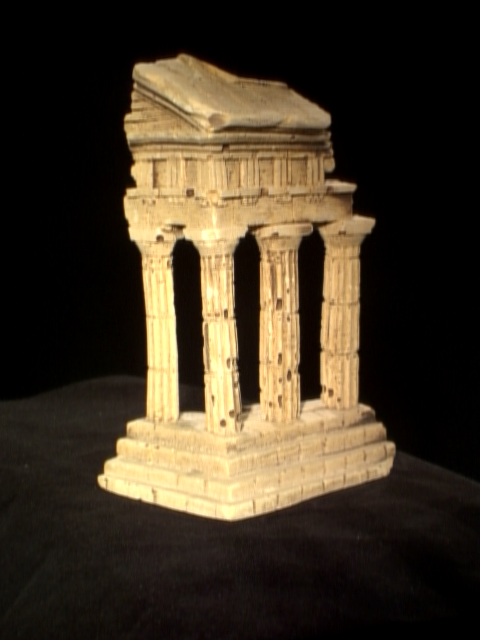
%> input picture 3D Reconstruction/3D_recon_project_package/data/im1.png, 480 x 640 px
$ octave testTempleCoords.m   (GNU Octave 9; MATLAB toolbox functions it lacks are replaced by stand-ins)
%> lines starting %> are read from the running program, lines starting %| are printed output that depends on the picture; long printed decimals are rounded
### 3D Reconstruction/3D_recon_project_package/matlab/eightpoint.m
function F = eightpoint(pts1, pts2, M)
% eightpoint:
%   pts1 - Nx2 matrix of (x,y) coordinates
%   pts2 - Nx2 matrix of (x,y) coordinates
%   M    - max (imwidth, imheight)

% Q2.1 - Todo:
%     Implement the eightpoint algorithm
%     Generate a matrix F from correspondence '../data/some_corresp.mat'

pts_len = size(pts1, 1);

%disp(pts1);

pts1 = [pts1 ones(pts_len, 1)]; % 3rd element set to 1 -> append 1 to each element
pts2 = [pts2 ones(pts_len, 1)];

T = [1/M,0,0;
    0,1/M,0;
    0,0,1;];

pts1 = pts1 * T';
pts2 = pts2 * T';

% Eight-point algo
A = zeros(pts_len, 9); % Matrix A with the product of each pair of corresponding points from pts1 and pts2
for i = 1:3
    for j = 1:3
        column = ((i-1)*3)+j;
        A(:, column) = pts1(:, i, :).*pts2(:, j, :);
    end
end

[~,~,V] = svd(A); % Single-value decomposition
F = reshape(V(:, end), [3,3]);

[U,D,V] = svd(F);
D(end, end) = 0;
F = U * D * V';

F = refineF(F, pts1, pts2); % Refine using local minimization

F = T' * F * T;

### 3D Reconstruction/3D_recon_project_package/matlab/refineF.m
%function F = refineF(F,pts1,pts2)
% Non-linear refinement of fundamental matrix using simplex
% pts1 and pts2 are Nx2 matrices, first row of pts1 being
% x coordinate from first image, second row of pts1 being
% y coordinate from first image
function F = refineF(F,pts1,pts2)

X=[pts1(:,1) pts2(:,1)];
Y=[pts1(:,2) pts2(:,2)];
initF = F;

%do the minimization
minF = fminsearch (@svd_distance, initF, ...
                   optimset ('MaxFunEvals', 10000, ...
                             'MaxIter', 100000, ....
                             'Algorithm', 'levenberg-marquardt'), ...
                   X, Y);


F = rank2F(minF);


function d = svd_distance (F, X, Y)

F = rank2F(F);

homogPoints = [X(:,1), Y(:,1), ones(size(X,1),1)];
homogPointsp = [X(:,2), Y(:,2), ones(size(X,1),1)];

FX = F * homogPoints';
FTXp = F' * homogPointsp';

for i = 1:size(X,1),
    Fxi = FX(:,i);
    FTxpi = FTXp(:,i);
    dist(i) = (homogPointsp(i,:)*Fxi)^2 * ((1/(Fxi(1)^2 + Fxi(2)^2)) + (1/(FTxpi(1)^2 + FTxpi(2)^2)));
end;

d = sum(dist);


function F2 = rank2F (F)

[UF, WF, VF] = svd(F);

WF(3,3) = 0;
F2 = UF * WF * VF';

### 3D Reconstruction/3D_recon_project_package/matlab/epipolarCorrespondence.m
function [pts2] = epipolarCorrespondence(im1, im2, F, pts1)
% epipolarCorrespondence:
%   Args:
%       im1:    Image 1
%       im2:    Image 2
%       F:      Fundamental Matrix from im1 to im2
%       pts1:   coordinates of points in image 1
%   Returns:
%       pts2:   coordinates of points in image 2
%

% Conversion of images to grayscale to optimize matching
im1 = rgb2gray(im1);
im2 = rgb2gray(im2);

min_dist = 1e12; % Initialize minimum distance to a very large number.

pts_len = size(pts1, 1);
pts1 = [pts1 ones(pts_len, 1)];
pts1 = pts1';

line = F * pts1; % Calculate the epipolar lines using F
line = line / -line(2); % Calculation point of line 2

pts1 = round(pts1); % Convert points from float to integer since we need integers for indices

% Iterate over a small window of points around the epipolar line intersection with
% the horizontal line passing through the first point, in the second image.
patch_1  = im1((pts1(2)-3):(pts1(2)+3), (pts1(1)-3):(pts1(1)+3), :);

X_1 = max(0, pts1(1)-10);
X_2 = min(size(im1, 2), pts1(1)+10);

pts2 = [pts1(1), line(1) * pts1(1) + line(3)];

% For each point in the window, calculate the distance to the patch centered at the point in the first image.
for i = X_1:X_2
    pt2 = round([i, line(1) * i + line(3), 1]);
    try
        patch_2 =  im2((pt2(2)-3):(pt2(2)+3), (pt2(1)-3):(pt2(1)+3));
        dist = sqrt(sum((patch_2 - patch_1).^ 2, 'all'));
        if dist < min_dist
            min_dist = dist;
            pts2 = [pt2(1), pt2(2)]; % Store the coordinates of the point with the smallest distance.
        end
    catch
    end
end

### 3D Reconstruction/3D_recon_project_package/matlab/camera2.m
function [M2s] = camera2(E)
[U,S,V] = svd(E);
m = (S(1,1)+S(2,2))/2;
E = U*[m,0,0;0,m,0;0,0,0]*V';
[U,~,V] = svd(E);
W = [0,-1,0;1,0,0;0,0,1];

% Make sure we return rotation matrices with det(R) == 1
if (det(U*W*V')<0)
    W = -W;
end

M2s = zeros(3,4,4);
M2s(:,:,1) = [U*W*V',U(:,3)./max(abs(U(:,3)))];
M2s(:,:,2) = [U*W*V',-U(:,3)./max(abs(U(:,3)))];
M2s(:,:,3) = [U*W'*V',U(:,3)./max(abs(U(:,3)))];
M2s(:,:,4) = [U*W'*V',-U(:,3)./max(abs(U(:,3)))];
end

### 3D Reconstruction/3D_recon_project_package/matlab/essentialMatrix.m
function E = essentialMatrix(F, K1, K2)
% essentialMatrix computes the essential matrix
%   Args:
%       F:  Fundamental Matrix
%       K1: Camera Matrix 1
%       K2: Camera Matrix 2
%
%   Returns:
%       E:  Essential Matrix
%

E = K2' * F * K1;

### 3D Reconstruction/3D_recon_project_package/matlab/triangulate.m
function pts3d = triangulate(P1, pts1, P2, pts2 )
% triangulate estimate the 3D positions of points from 2d correspondence
%   Args:
%       P1:     projection matrix with shape 3 x 4 for image 1
%       pts1:   coordinates of points with shape N x 2 on image 1
%       P2:     projection matrix with shape 3 x 4 for image 2
%       pts2:   coordinates of points with shape N x 2 on image 2
%
%   Returns:
%       Pts3d:  coordinates of 3D points with shape N x 3
%

pts3d = [zeros(size(pts1)), zeros(size(pts1, 1), 2)];
%fprintf('size(pts1,1): %f\n', size(pts1,1));

for i = 1:size(pts1,1)

    A = [pts1(i,2) .* P1(3,:) - P1(2, :); P1(1,:) - pts1(i,1) .* P1(3, :);
         pts2(i,2) .* P2(3,:) - P2(2, :); P2(1,:) - pts2(i,1) .* P2(3, :);];

    [U,S,V] = svd(A);

    V = V(:, end);
    V = V';

    pts3d(i,:) = V/V(4);
end

### 3D Reconstruction/3D_recon_project_package/matlab/testTempleCoords.m
% A test script using templeCoords.mat

% 1) Read the images and load someCorresp.mat

im1 = imread('..\data\im1.png');
%> im1 is the input picture: size 640x480x3 uint8; mean R, G, B 65.3, 53.9, 37.1
im2 = imread('..\data\im2.png');
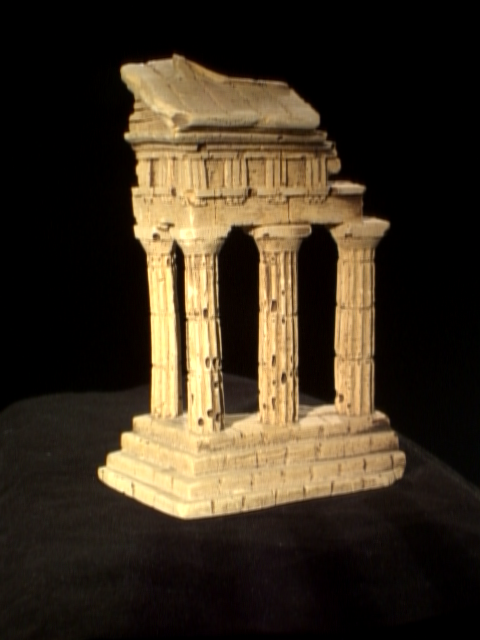
%> input picture 3D Reconstruction/3D_recon_project_package/data/im2.png, 480 x 640 px
%> im2 is the input picture: size 640x480x3 uint8; mean R, G, B 60.7, 49.2, 33.3

load('..\data\someCorresp.mat');

fprintf("M value: %d", M);
fprintf("\n\n");


% 2) Run eightpoint to compute fundamental matrix F

F = eightpoint(pts1, pts2, M);


% 3) Load points in im1 in templeCoords.mat and run epipolarCorrespondences.m to get corresponding points in image

load('..\data\templeCoords.mat');

pts2 = zeros(size(pts1));
for i = 1:size(pts2, 1)
    pts2(i,:) = epipolarCorrespondence(im1, im2, F, pts1(i, :));
end
%> this loop made 288 passes
%> pass 1, in epipolarCorrespondence, `im1 = rgb2gray(im1);`:
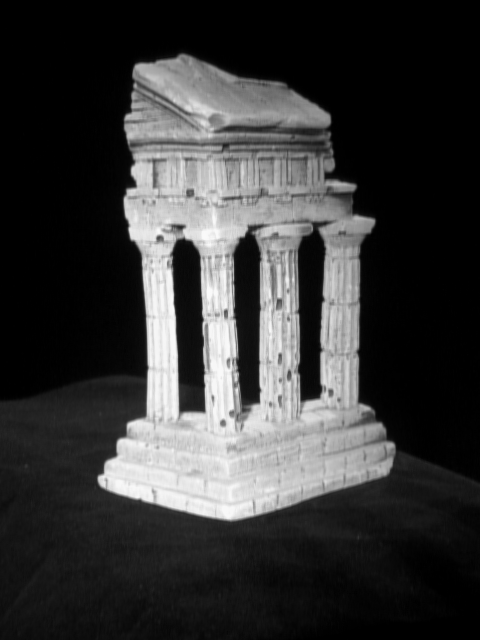
%> im1: size 640x480 uint8; min 0, max 250, mean 55.4
%> pass 1, in epipolarCorrespondence, `im2 = rgb2gray(im2);`:
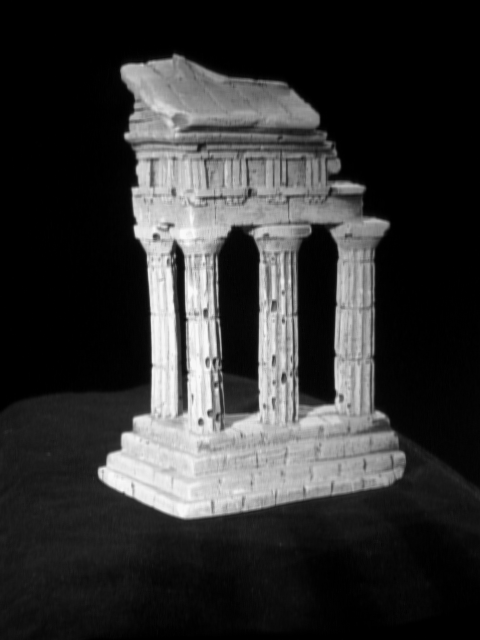
%> im2: size 640x480 uint8; min 0, max 250, mean 50.8
%> after the loop, pts2 = 288 rows, first 12: [183 54; 165 60; 151 62; 139 64; 127 65; 123 76; 124 93; 121 107; 117 118; 116 133; 121 145; 124 156]


% 4) Load intrinsics.mat and compute essential matrix E

load('..\data\intrinsics.mat');

E = essentialMatrix(F, K1, K2);
fprintf("F:\n")
disp(F);
fprintf("\n");
fprintf("E:\n")
disp(E);


% 5) Compute projection matrix P1 and compute four candidates for P2 using camera2.m

P1 = K1 * [eye(3), zeros(3,1)];


% 6) Run triangulate function using the four sets of camera matrix candidates, the points from templeCoords.mat and their computed correspondences


% 7) Figure out the correct P2 and the corresponding 3D points

P2_can = camera2(E); % Since we have size (3,4,4) -> 4 candidates
min_dist = 1e12;
min_dist_pts1 = 1e12;
min_dist_pts2 = 1e12;

for i = 1:4
    if det(P2_can(1:3, 1:3, i)) ~= 1 % ~= -> determine inequality
        P2_can(:,:,i) = K2 * P2_can(:,:,i);
        pts_3D_can = triangulate(P1, pts1, P2_can(:, :, i), pts2);

        X1 = P1 * (pts_3D_can');
        X2 = P2_can(:,:,i) * (pts_3D_can');

        X1 = X1./X1(3,:);
        X2 = X2./X2(3,:);

        X1 = X1';
        X2 = X2';

        if sum((pts_3D_can(:,3) > 0), 'all') == size(pts_3D_can,1)
            dist_pts1 = norm(pts1 - X1(:,1:2)) / size(pts_3D_can,1);
            dist_pts2 = norm(pts2 - X2(:,1:2)) / size(pts_3D_can,1);
            dist = dist_pts1 + dist_pts2;
            if dist < min_dist
                min_dist = dist;
                min_dist_pts1 = dist_pts1;
                min_dist_pts2 = dist_pts2;
                pts3d = pts_3D_can;
                P2 = P2_can(:,:,i);
            end
        end
    end
end
%> this loop made 4 passes
%> (dist_pts1, dist_pts2, dist, min_dist, min_dist_pts1, min_dist_pts2) on pass 3: (0.112, 0.113, 0.225, 0.225, 0.112, 0.113)
%> after the loop, P2 = [1389.8 -36.07 685.7 -1503.9; -28.2 1525.7 246.3 -25.76; -0.259 0.00111 0.966 0.0547]; X1 = 288 rows, first 12: [182.9 56.6 1; 170.9 62.62 1; 160.9 64.63 1; 148.9 66.59 1; 136.9 67.56 1; 132.9 78.6 1; 133.9 95.68 1; 130.9 109.7 1; 126.9 120.8 1; 126 136.4 1; 131 148.4 1; 134 159.5 1]; X2 = 288 rows, first 12: [183 51.4 1; 165 57.39 1; 151 59.39 1; 139 61.42 1; 127 62.46 1; 123 73.43 1; 124.1 90.35 1; 121.1 104.3 1; 117.1 115.2 1; 116 130.6 1; 121.1 142.6 1; 124.1 153.6 1]; pts3d = 288 rows, first 8: [-0.297 -0.471 3.78 1; -0.321 -0.449 3.72 1; -0.342 -0.439 3.68 1; -0.37 -0.434 3.67 1; -0.398 -0.43 3.66 1; -0.408 -0.404 3.66 1; -0.406 -0.363 3.67 1; -0.413 -0.33 3.67 1]; pts_3D_can = 288 rows, first 8: [0.297 0.471 -3.78 1; 0.321 0.449 -3.72 1; 0.342 0.439 -3.68 1; 0.37 0.434 -3.67 1; 0.398 0.43 -3.66 1; 0.408 0.404 -3.66 1; 0.406 0.363 -3.67 1; 0.413 0.33 -3.67 1]

fprintf("Reprojection error pts1: %f\n", min_dist_pts1);
%| Reprojection error pts1: 0.1119
fprintf("Reprojection error pts2: %f\n", min_dist_pts2);
%| Reprojection error pts2: 0.113

% 8) Plot the point correspondences

plot3(pts3d(:, 1), pts3d(:, 2), pts3d(:, 3), 'b.');
axis equal;
rotate3d on;
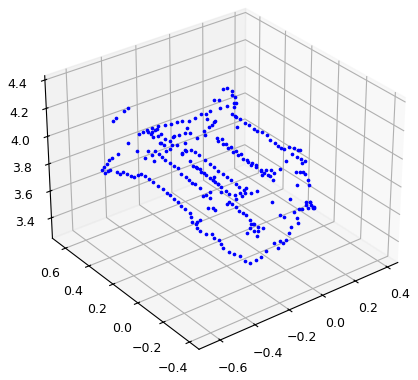
%> figure redrawn from the program's plot data

% 9) Save extrinsic parameters for dense reconstruction

R1 = K1 \ P1(1:3, 1:3);
t1 = K1 \ P1(:, 4);

R2 = K2 \ P2(1:3, 1:3);
%> R2 = [0.966 -0.0239 0.259; 0.0234 1 0.00513; -0.259 0.00111 0.966]
t2 = K2 \ P2(:, 4);
%> t2 = [-1; -0.0257; 0.0547]

save('../data/extrinsics.mat', 'R1', 't1', 'R2', 't2');
